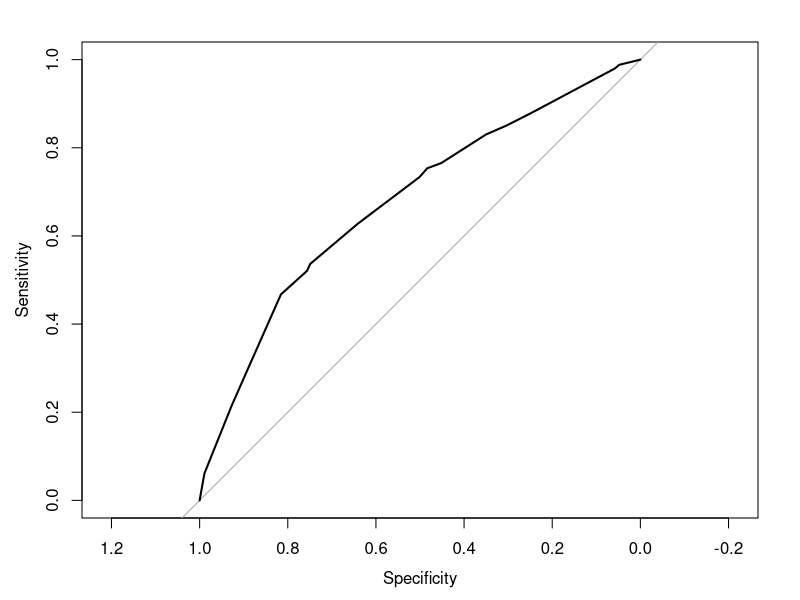

Source code (R):
# Week 5
# September 25-29

# Estimate of Pr(use | 40-49)
exp(-1.5072 + 1.4246) / (1 + exp(-1.5072 + 1.4246))
(93) / (101 + 93)

exp(1.4246)
72*101 / (93*325)
# Actually
(93*325) / (72*101)


# vs. 30-39
exp(-1.50 + 1.42) / exp(-1.5 + 1.04)
exp(1.42 -1.04)

######################################
Freq=c(6,4,52,10,14,10,54,27,33,80,46,78,6,48,8,31,
       53,10,212,50,60,19,155,65,112,77,118,68,35,46,8,12)
use=c(1,1,1,1,1,1,1,1,1,1,1,1,1,1,1,1,0,0,0,0,0,0,0,0,0,0,0,0,0,0,0,0)
morekids=c(1,0,1,0,1,0,1,0,1,0,1,0,1,0,1,0,1,0,1,0,1,0,1,0,1,0,1,0,1,0,1,0)
uppered=c(0,0,1,1,0,0,1,1,0,0,1,1,0,0,1,1,0,0,1,1,0,0,1,1,0,0,1,1,0,0,1,1)
age2529=c(0,0,0,0,1,1,1,1,0,0,0,0,0,0,0,0,0,0,0,0,1,1,1,1,0,0,0,0,0,0,0,0)
age3039=c(0,0,0,0,0,0,0,0,1,1,1,1,0,0,0,0,0,0,0,0,0,0,0,0,1,1,1,1,0,0,0,0)
age4049=c(0,0,0,0,0,0,0,0,0,0,0,0,1,1,1,1,0,0,0,0,0,0,0,0,0,0,0,0,1,1,1,1)
fiji=data.frame(use,Freq,morekids,uppered,age2529,age3039,age4049)

library(vcdExtra)
fiji.ind=expand.dft(fiji)
fiji.ind[1:8,]



########################
fiji.glm = glm(use~ morekids +uppered + age2529 + age3039 + age4049 + morekids:age2529 +
                 morekids:age3039 + morekids:age4049, family = binomial,data = fiji.ind)

library(pROC)
prob = predict(fiji.glm,type= "response")
roccurve = roc(fiji.ind$use~prob)

plot(roccurve)
coords(roccurve,"best",ret = c("threshold","specificity","1-npv"))

auc(roccurve)

library(caret)
modcv = train(factor(use)~ morekids +uppered + age2529 + age3039 + age4049 + morekids:age2529 +
                morekids:age3039 + morekids:age4049, family = binomial,data = fiji.ind,
              method = "glm",
              trControl = trainControl(method = "cv", number = 10,verboseIter = TRUE))
summary(modcv)
modcv
